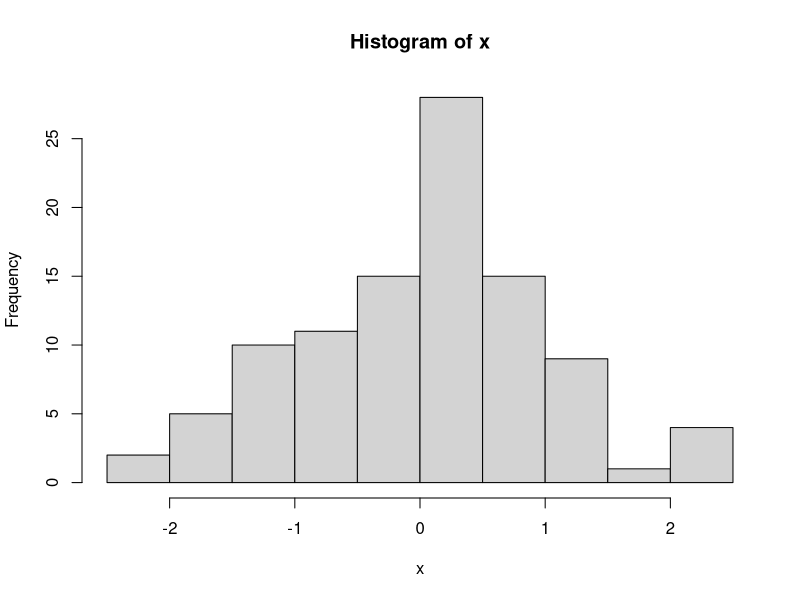

Reproduce this figure in R.
## ---- chunk 1
n <- 10
rnorm(n)
## ---- chunk 2
n <- 10
rnorm(n)
## ---- chunk 3
x  <- rnorm(100)
hist(x)
